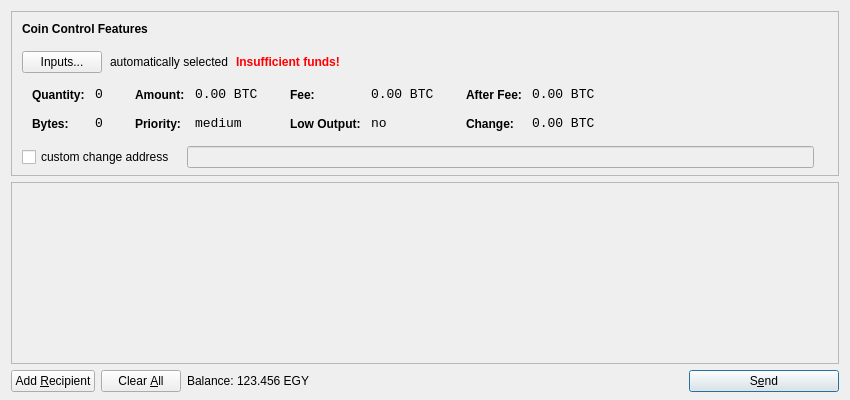
<?xml version="1.0" encoding="UTF-8"?>
<ui version="4.0">
 <class>SendCoinsDialog</class>
 <widget class="QDialog" name="SendCoinsDialog">
  <property name="geometry">
   <rect>
    <x>0</x>
    <y>0</y>
    <width>850</width>
    <height>400</height>
   </rect>
  </property>
  <property name="windowTitle">
   <string>Send Coins</string>
  </property>
  <layout class="QVBoxLayout" name="verticalLayout" stretch="0,1,0">
   <property name="bottomMargin">
    <number>8</number>
   </property>
   <item>
    <widget class="QFrame" name="frameCoinControl">
     <property name="sizePolicy">
      <sizepolicy hsizetype="Expanding" vsizetype="Expanding">
       <horstretch>0</horstretch>
       <verstretch>0</verstretch>
      </sizepolicy>
     </property>
     <property name="maximumSize">
      <size>
       <width>16777215</width>
       <height>16777215</height>
      </size>
     </property>
     <property name="frameShape">
      <enum>QFrame::StyledPanel</enum>
     </property>
     <property name="frameShadow">
      <enum>QFrame::Sunken</enum>
     </property>
     <layout class="QVBoxLayout" name="verticalLayoutCoinControl2">
      <property name="spacing">
       <number>-1</number>
      </property>
      <property name="leftMargin">
       <number>0</number>
      </property>
      <property name="topMargin">
       <number>0</number>
      </property>
      <property name="rightMargin">
       <number>0</number>
      </property>
      <property name="bottomMargin">
       <number>6</number>
      </property>
      <item>
       <layout class="QVBoxLayout" name="verticalLayoutCoinControl" stretch="0,0,0,0,1">
        <property name="spacing">
         <number>0</number>
        </property>
        <property name="leftMargin">
         <number>10</number>
        </property>
        <property name="topMargin">
         <number>10</number>
        </property>
        <item>
         <layout class="QHBoxLayout" name="horizontalLayoutCoinControl1">
          <property name="bottomMargin">
           <number>15</number>
          </property>
          <item>
           <widget class="QLabel" name="labelCoinControlFeatures">
            <property name="sizePolicy">
             <sizepolicy hsizetype="Preferred" vsizetype="Maximum">
              <horstretch>0</horstretch>
              <verstretch>0</verstretch>
             </sizepolicy>
            </property>
            <property name="font">
             <font>
              <weight>75</weight>
              <bold>true</bold>
             </font>
            </property>
            <property name="styleSheet">
             <string notr="true">font-weight:bold;</string>
            </property>
            <property name="text">
             <string>Coin Control Features</string>
            </property>
           </widget>
          </item>
         </layout>
        </item>
        <item>
         <layout class="QHBoxLayout" name="horizontalLayoutCoinControl2" stretch="0,0,0,0">
          <property name="spacing">
           <number>8</number>
          </property>
          <property name="bottomMargin">
           <number>10</number>
          </property>
          <item>
           <widget class="QPushButton" name="pushButtonCoinControl">
            <property name="styleSheet">
             <string notr="true"/>
            </property>
            <property name="text">
             <string>Inputs...</string>
            </property>
           </widget>
          </item>
          <item>
           <widget class="QLabel" name="labelCoinControlAutomaticallySelected">
            <property name="text">
             <string>automatically selected</string>
            </property>
            <property name="margin">
             <number>5</number>
            </property>
           </widget>
          </item>
          <item>
           <widget class="QLabel" name="labelCoinControlInsuffFunds">
            <property name="font">
             <font>
              <weight>75</weight>
              <bold>true</bold>
             </font>
            </property>
            <property name="styleSheet">
             <string notr="true">color:red;font-weight:bold;</string>
            </property>
            <property name="text">
             <string>Insufficient funds!</string>
            </property>
            <property name="margin">
             <number>5</number>
            </property>
           </widget>
          </item>
          <item>
           <spacer name="horizontalSpacerCoinControl">
            <property name="orientation">
             <enum>Qt::Horizontal</enum>
            </property>
            <property name="sizeHint" stdset="0">
             <size>
              <width>40</width>
              <height>1</height>
             </size>
            </property>
           </spacer>
          </item>
         </layout>
        </item>
        <item>
         <widget class="QWidget" name="widgetCoinControl" native="true">
          <property name="sizePolicy">
           <sizepolicy hsizetype="Preferred" vsizetype="Preferred">
            <horstretch>0</horstretch>
            <verstretch>0</verstretch>
           </sizepolicy>
          </property>
          <property name="minimumSize">
           <size>
            <width>0</width>
            <height>0</height>
           </size>
          </property>
          <property name="styleSheet">
           <string notr="true"/>
          </property>
          <layout class="QHBoxLayout" name="horizontalLayoutCoinControl5">
           <property name="margin">
            <number>0</number>
           </property>
           <item>
            <layout class="QHBoxLayout" name="horizontalLayoutCoinControl3" stretch="0,0,0,1">
             <property name="spacing">
              <number>20</number>
             </property>
             <property name="topMargin">
              <number>0</number>
             </property>
             <property name="bottomMargin">
              <number>10</number>
             </property>
             <item>
              <layout class="QFormLayout" name="formLayoutCoinControl1">
               <property name="horizontalSpacing">
                <number>10</number>
               </property>
               <property name="verticalSpacing">
                <number>14</number>
               </property>
               <property name="leftMargin">
                <number>10</number>
               </property>
               <property name="topMargin">
                <number>4</number>
               </property>
               <property name="rightMargin">
                <number>6</number>
               </property>
               <item row="0" column="0">
                <widget class="QLabel" name="labelCoinControlQuantityText">
                 <property name="styleSheet">
                  <string notr="true">font-weight:bold;</string>
                 </property>
                 <property name="text">
                  <string>Quantity:</string>
                 </property>
                 <property name="margin">
                  <number>0</number>
                 </property>
                </widget>
               </item>
               <item row="0" column="1">
                <widget class="QLabel" name="labelCoinControlQuantity">
                 <property name="font">
                  <font>
                   <family>Monospace</family>
                   <pointsize>10</pointsize>
                  </font>
                 </property>
                 <property name="cursor">
                  <cursorShape>IBeamCursor</cursorShape>
                 </property>
                 <property name="contextMenuPolicy">
                  <enum>Qt::ActionsContextMenu</enum>
                 </property>
                 <property name="text">
                  <string notr="true">0</string>
                 </property>
                 <property name="margin">
                  <number>0</number>
                 </property>
                 <property name="textInteractionFlags">
                  <set>Qt::LinksAccessibleByMouse|Qt::TextSelectableByKeyboard|Qt::TextSelectableByMouse</set>
                 </property>
                </widget>
               </item>
               <item row="1" column="0">
                <widget class="QLabel" name="labelCoinControlBytesText">
                 <property name="styleSheet">
                  <string notr="true">font-weight:bold;</string>
                 </property>
                 <property name="text">
                  <string>Bytes:</string>
                 </property>
                </widget>
               </item>
               <item row="1" column="1">
                <widget class="QLabel" name="labelCoinControlBytes">
                 <property name="font">
                  <font>
                   <family>Monospace</family>
                   <pointsize>10</pointsize>
                  </font>
                 </property>
                 <property name="cursor">
                  <cursorShape>IBeamCursor</cursorShape>
                 </property>
                 <property name="contextMenuPolicy">
                  <enum>Qt::ActionsContextMenu</enum>
                 </property>
                 <property name="text">
                  <string notr="true">0</string>
                 </property>
                 <property name="textInteractionFlags">
                  <set>Qt::LinksAccessibleByMouse|Qt::TextSelectableByKeyboard|Qt::TextSelectableByMouse</set>
                 </property>
                </widget>
               </item>
              </layout>
             </item>
             <item>
              <layout class="QFormLayout" name="formLayoutCoinControl2">
               <property name="horizontalSpacing">
                <number>10</number>
               </property>
               <property name="verticalSpacing">
                <number>14</number>
               </property>
               <property name="leftMargin">
                <number>6</number>
               </property>
               <property name="topMargin">
                <number>4</number>
               </property>
               <property name="rightMargin">
                <number>6</number>
               </property>
               <item row="0" column="0">
                <widget class="QLabel" name="labelCoinControlAmountText">
                 <property name="styleSheet">
                  <string notr="true">font-weight:bold;</string>
                 </property>
                 <property name="text">
                  <string>Amount:</string>
                 </property>
                 <property name="margin">
                  <number>0</number>
                 </property>
                </widget>
               </item>
               <item row="0" column="1">
                <widget class="QLabel" name="labelCoinControlAmount">
                 <property name="font">
                  <font>
                   <family>Monospace</family>
                   <pointsize>10</pointsize>
                  </font>
                 </property>
                 <property name="cursor">
                  <cursorShape>IBeamCursor</cursorShape>
                 </property>
                 <property name="contextMenuPolicy">
                  <enum>Qt::ActionsContextMenu</enum>
                 </property>
                 <property name="text">
                  <string notr="true">0.00 BTC</string>
                 </property>
                 <property name="textInteractionFlags">
                  <set>Qt::LinksAccessibleByMouse|Qt::TextSelectableByKeyboard|Qt::TextSelectableByMouse</set>
                 </property>
                </widget>
               </item>
               <item row="1" column="0">
                <widget class="QLabel" name="labelCoinControlPriorityText">
                 <property name="styleSheet">
                  <string notr="true">font-weight:bold;</string>
                 </property>
                 <property name="text">
                  <string>Priority:</string>
                 </property>
                </widget>
               </item>
               <item row="1" column="1">
                <widget class="QLabel" name="labelCoinControlPriority">
                 <property name="font">
                  <font>
                   <family>Monospace</family>
                   <pointsize>10</pointsize>
                  </font>
                 </property>
                 <property name="cursor">
                  <cursorShape>IBeamCursor</cursorShape>
                 </property>
                 <property name="contextMenuPolicy">
                  <enum>Qt::ActionsContextMenu</enum>
                 </property>
                 <property name="text">
                  <string>medium</string>
                 </property>
                 <property name="textInteractionFlags">
                  <set>Qt::LinksAccessibleByMouse|Qt::TextSelectableByKeyboard|Qt::TextSelectableByMouse</set>
                 </property>
                </widget>
               </item>
              </layout>
             </item>
             <item>
              <layout class="QFormLayout" name="formLayoutCoinControl3">
               <property name="horizontalSpacing">
                <number>10</number>
               </property>
               <property name="verticalSpacing">
                <number>14</number>
               </property>
               <property name="leftMargin">
                <number>6</number>
               </property>
               <property name="topMargin">
                <number>4</number>
               </property>
               <property name="rightMargin">
                <number>6</number>
               </property>
               <item row="0" column="0">
                <widget class="QLabel" name="labelCoinControlFeeText">
                 <property name="styleSheet">
                  <string notr="true">font-weight:bold;</string>
                 </property>
                 <property name="text">
                  <string>Fee:</string>
                 </property>
                 <property name="margin">
                  <number>0</number>
                 </property>
                </widget>
               </item>
               <item row="0" column="1">
                <widget class="QLabel" name="labelCoinControlFee">
                 <property name="font">
                  <font>
                   <family>Monospace</family>
                   <pointsize>10</pointsize>
                  </font>
                 </property>
                 <property name="cursor">
                  <cursorShape>IBeamCursor</cursorShape>
                 </property>
                 <property name="contextMenuPolicy">
                  <enum>Qt::ActionsContextMenu</enum>
                 </property>
                 <property name="text">
                  <string notr="true">0.00 BTC</string>
                 </property>
                 <property name="textInteractionFlags">
                  <set>Qt::LinksAccessibleByMouse|Qt::TextSelectableByKeyboard|Qt::TextSelectableByMouse</set>
                 </property>
                </widget>
               </item>
               <item row="1" column="0">
                <widget class="QLabel" name="labelCoinControlLowOutputText">
                 <property name="styleSheet">
                  <string notr="true">font-weight:bold;</string>
                 </property>
                 <property name="text">
                  <string>Low Output:</string>
                 </property>
                </widget>
               </item>
               <item row="1" column="1">
                <widget class="QLabel" name="labelCoinControlLowOutput">
                 <property name="font">
                  <font>
                   <family>Monospace</family>
                   <pointsize>10</pointsize>
                  </font>
                 </property>
                 <property name="cursor">
                  <cursorShape>IBeamCursor</cursorShape>
                 </property>
                 <property name="contextMenuPolicy">
                  <enum>Qt::ActionsContextMenu</enum>
                 </property>
                 <property name="text">
                  <string>no</string>
                 </property>
                 <property name="textInteractionFlags">
                  <set>Qt::LinksAccessibleByMouse|Qt::TextSelectableByKeyboard|Qt::TextSelectableByMouse</set>
                 </property>
                </widget>
               </item>
              </layout>
             </item>
             <item>
              <layout class="QFormLayout" name="formLayoutCoinControl4">
               <property name="horizontalSpacing">
                <number>10</number>
               </property>
               <property name="verticalSpacing">
                <number>14</number>
               </property>
               <property name="leftMargin">
                <number>6</number>
               </property>
               <property name="topMargin">
                <number>4</number>
               </property>
               <property name="rightMargin">
                <number>6</number>
               </property>
               <item row="0" column="0">
                <widget class="QLabel" name="labelCoinControlAfterFeeText">
                 <property name="styleSheet">
                  <string notr="true">font-weight:bold;</string>
                 </property>
                 <property name="text">
                  <string>After Fee:</string>
                 </property>
                 <property name="margin">
                  <number>0</number>
                 </property>
                </widget>
               </item>
               <item row="0" column="1">
                <widget class="QLabel" name="labelCoinControlAfterFee">
                 <property name="font">
                  <font>
                   <family>Monospace</family>
                   <pointsize>10</pointsize>
                  </font>
                 </property>
                 <property name="cursor">
                  <cursorShape>IBeamCursor</cursorShape>
                 </property>
                 <property name="contextMenuPolicy">
                  <enum>Qt::ActionsContextMenu</enum>
                 </property>
                 <property name="text">
                  <string notr="true">0.00 BTC</string>
                 </property>
                 <property name="textInteractionFlags">
                  <set>Qt::LinksAccessibleByMouse|Qt::TextSelectableByKeyboard|Qt::TextSelectableByMouse</set>
                 </property>
                </widget>
               </item>
               <item row="1" column="0">
                <widget class="QLabel" name="labelCoinControlChangeText">
                 <property name="styleSheet">
                  <string notr="true">font-weight:bold;</string>
                 </property>
                 <property name="text">
                  <string>Change:</string>
                 </property>
                </widget>
               </item>
               <item row="1" column="1">
                <widget class="QLabel" name="labelCoinControlChange">
                 <property name="font">
                  <font>
                   <family>Monospace</family>
                   <pointsize>10</pointsize>
                  </font>
                 </property>
                 <property name="cursor">
                  <cursorShape>IBeamCursor</cursorShape>
                 </property>
                 <property name="contextMenuPolicy">
                  <enum>Qt::ActionsContextMenu</enum>
                 </property>
                 <property name="text">
                  <string notr="true">0.00 BTC</string>
                 </property>
                 <property name="textInteractionFlags">
                  <set>Qt::LinksAccessibleByMouse|Qt::TextSelectableByKeyboard|Qt::TextSelectableByMouse</set>
                 </property>
                </widget>
               </item>
              </layout>
             </item>
            </layout>
           </item>
          </layout>
         </widget>
        </item>
        <item>
         <layout class="QHBoxLayout" name="horizontalLayoutCoinControl4" stretch="0,0,0">
          <property name="spacing">
           <number>12</number>
          </property>
          <property name="sizeConstraint">
           <enum>QLayout::SetDefaultConstraint</enum>
          </property>
          <property name="topMargin">
           <number>5</number>
          </property>
          <property name="rightMargin">
           <number>5</number>
          </property>
          <item>
           <widget class="QCheckBox" name="checkBoxCoinControlChange">
            <property name="text">
             <string>custom change address</string>
            </property>
           </widget>
          </item>
          <item>
           <widget class="QLineEdit" name="lineEditCoinControlChange">
            <property name="enabled">
             <bool>false</bool>
            </property>
            <property name="sizePolicy">
             <sizepolicy hsizetype="Expanding" vsizetype="Fixed">
              <horstretch>0</horstretch>
              <verstretch>0</verstretch>
             </sizepolicy>
            </property>
           </widget>
          </item>
          <item>
           <widget class="QLabel" name="labelCoinControlChangeLabel">
            <property name="sizePolicy">
             <sizepolicy hsizetype="Preferred" vsizetype="Expanding">
              <horstretch>0</horstretch>
              <verstretch>0</verstretch>
             </sizepolicy>
            </property>
            <property name="minimumSize">
             <size>
              <width>0</width>
              <height>0</height>
             </size>
            </property>
            <property name="text">
             <string/>
            </property>
            <property name="margin">
             <number>3</number>
            </property>
           </widget>
          </item>
         </layout>
        </item>
        <item>
         <spacer name="verticalSpacerCoinControl">
          <property name="orientation">
           <enum>Qt::Vertical</enum>
          </property>
          <property name="sizeHint" stdset="0">
           <size>
            <width>800</width>
            <height>1</height>
           </size>
          </property>
         </spacer>
        </item>
       </layout>
      </item>
     </layout>
    </widget>
   </item>
   <item>
    <widget class="QScrollArea" name="scrollArea">
     <property name="widgetResizable">
      <bool>true</bool>
     </property>
     <widget class="QWidget" name="scrollAreaWidgetContents">
      <property name="geometry">
       <rect>
        <x>0</x>
        <y>0</y>
        <width>830</width>
        <height>165</height>
       </rect>
      </property>
      <layout class="QVBoxLayout" name="verticalLayout_2">
       <property name="margin">
        <number>0</number>
       </property>
       <item>
        <layout class="QVBoxLayout" name="entries">
         <property name="spacing">
          <number>6</number>
         </property>
        </layout>
       </item>
       <item>
        <spacer name="verticalSpacer">
         <property name="orientation">
          <enum>Qt::Vertical</enum>
         </property>
         <property name="sizeHint" stdset="0">
          <size>
           <width>20</width>
           <height>40</height>
          </size>
         </property>
        </spacer>
       </item>
      </layout>
     </widget>
    </widget>
   </item>
   <item>
    <layout class="QHBoxLayout" name="horizontalLayout">
     <item>
      <widget class="QPushButton" name="addButton">
       <property name="toolTip">
        <string>Send to multiple recipients at once</string>
       </property>
       <property name="text">
        <string>Add &amp;Recipient</string>
       </property>
       <property name="icon">
        <iconset resource="../bitcoin.qrc">
         <normaloff>:/icons/add</normaloff>:/icons/add</iconset>
       </property>
       <property name="autoDefault">
        <bool>false</bool>
       </property>
      </widget>
     </item>
     <item>
      <widget class="QPushButton" name="clearButton">
       <property name="sizePolicy">
        <sizepolicy hsizetype="Minimum" vsizetype="Fixed">
         <horstretch>0</horstretch>
         <verstretch>0</verstretch>
        </sizepolicy>
       </property>
       <property name="toolTip">
        <string>Remove all transaction fields</string>
       </property>
       <property name="text">
        <string>Clear &amp;All</string>
       </property>
       <property name="icon">
        <iconset resource="../bitcoin.qrc">
         <normaloff>:/icons/remove</normaloff>:/icons/remove</iconset>
       </property>
       <property name="autoRepeatDelay">
        <number>300</number>
       </property>
       <property name="autoDefault">
        <bool>false</bool>
       </property>
      </widget>
     </item>
     <item>
      <layout class="QHBoxLayout" name="horizontalLayout_2">
       <property name="spacing">
        <number>3</number>
       </property>
       <item>
        <widget class="QLabel" name="label">
         <property name="text">
          <string>Balance:</string>
         </property>
        </widget>
       </item>
       <item>
        <widget class="QLabel" name="labelBalance">
         <property name="cursor">
          <cursorShape>IBeamCursor</cursorShape>
         </property>
         <property name="text">
          <string>123.456 EGY</string>
         </property>
         <property name="textInteractionFlags">
          <set>Qt::LinksAccessibleByMouse|Qt::TextSelectableByKeyboard|Qt::TextSelectableByMouse</set>
         </property>
        </widget>
       </item>
      </layout>
     </item>
     <item>
      <spacer name="horizontalSpacer">
       <property name="orientation">
        <enum>Qt::Horizontal</enum>
       </property>
       <property name="sizeHint" stdset="0">
        <size>
         <width>40</width>
         <height>20</height>
        </size>
       </property>
      </spacer>
     </item>
     <item>
      <widget class="QPushButton" name="sendButton">
       <property name="minimumSize">
        <size>
         <width>150</width>
         <height>0</height>
        </size>
       </property>
       <property name="toolTip">
        <string>Confirm the send action</string>
       </property>
       <property name="text">
        <string>S&amp;end</string>
       </property>
       <property name="icon">
        <iconset resource="../bitcoin.qrc">
         <normaloff>:/icons/send</normaloff>:/icons/send</iconset>
       </property>
       <property name="default">
        <bool>true</bool>
       </property>
      </widget>
     </item>
    </layout>
   </item>
  </layout>
 </widget>
 <resources>
  <include location="../bitcoin.qrc"/>
 </resources>
 <connections/>
</ui>
